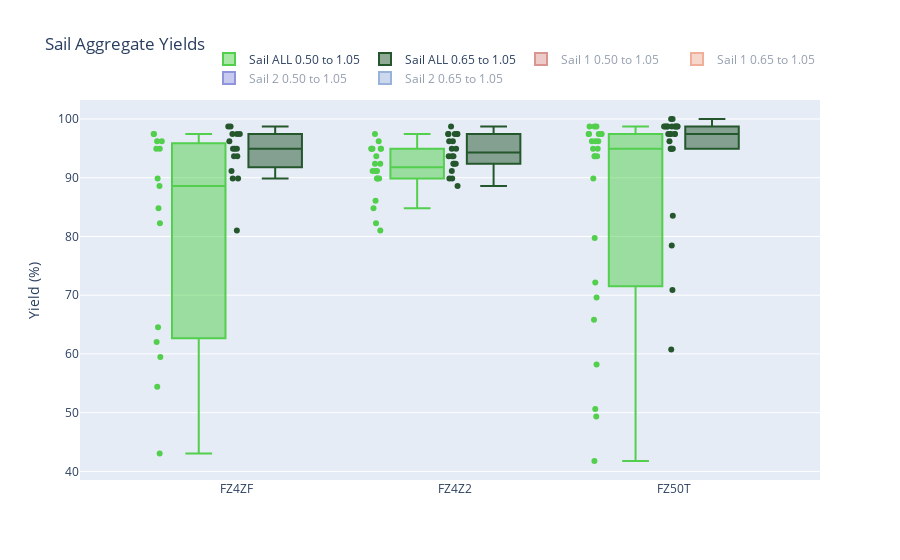

Source (notebook cell):
### Code cell
plot_sail_graphs(3)

### Figure 1 — Plotly figure (JSON) as saved in the notebook; plotly's stock layout.template omitted (floating-point values rounded to 4 significant figures)
{"data": [{"boxpoints": "all", "hovertemplate": "<b>%{text}</b><br>%{y:.2f}%", "marker": {"color": "#53cf4e"}, "name": "Sail ALL 0.50 to 1.05", "text": ["FZ4ZF-01", "FZ4ZF-05", "FZ4ZF-08", "FZ4ZF-13", "FZ4ZF-14", "FZ4ZF-02", "FZ4ZF-03", "FZ4ZF-04", "FZ4ZF-06", "FZ4ZF-07", "FZ4ZF-09", "FZ4ZF-10", "FZ4ZF-11", "FZ4ZF-12", "FZ4ZF-15", "FZ4Z2-01", "FZ4Z2-02", "FZ4Z2-03", "FZ4Z2-04", "FZ4Z2-05", "FZ4Z2-06", "FZ4Z2-07", "FZ4Z2-08", "FZ4Z2-09", "FZ4Z2-10", "FZ4Z2-11", "FZ4Z2-12", "FZ4Z2-13", "FZ4Z2-14", "FZ4Z2-15", "FZ4Z2-16", "FZ4Z2-17", "FZ4Z2-18", "FZ4Z2-19", "FZ4Z2-20", "FZ50T-01", "FZ50T-02", "FZ50T-03", "FZ50T-04", "FZ50T-05", "FZ50T-06", "FZ50T-07", "FZ50T-08", "FZ50T-09", "FZ50T-10", "FZ50T-11", "FZ50T-12", "FZ50T-13", "FZ50T-14", "FZ50T-15", "FZ50T-16", "FZ50T-17", "FZ50T-18", "FZ50T-19", "FZ50T-20", "FZ50T-21", "FZ50T-22", "FZ50T-23", "FZ50T-24", "FZ50T-25"], "type": "box", "visible": true, "x": ["FZ4ZF", "FZ4ZF", "FZ4ZF", "FZ4ZF", "FZ4ZF", "FZ4ZF", "FZ4ZF", "FZ4ZF", "FZ4ZF", "FZ4ZF", "FZ4ZF", "FZ4ZF", "FZ4ZF", "FZ4ZF", "FZ4ZF", "FZ4Z2", "FZ4Z2", "FZ4Z2", "FZ4Z2", "FZ4Z2", "FZ4Z2", "FZ4Z2", "FZ4Z2", "FZ4Z2", "FZ4Z2", "FZ4Z2", "FZ4Z2", "FZ4Z2", "FZ4Z2", "FZ4Z2", "FZ4Z2", "FZ4Z2", "FZ4Z2", "FZ4Z2", "FZ4Z2", "FZ50T", "FZ50T", "FZ50T", "FZ50T", "FZ50T", "FZ50T", "FZ50T", "FZ50T", "FZ50T", "FZ50T", "FZ50T", "FZ50T", "FZ50T", "FZ50T", "FZ50T", "FZ50T", "FZ50T", "FZ50T", "FZ50T", "FZ50T", "FZ50T", "FZ50T", "FZ50T", "FZ50T", "FZ50T"], "y": [89.87, 43.03, 96.2, 97.46, 62.02, 82.27, 59.49, 96.2, 64.55, 94.93, 88.6, 84.81, 54.43, 97.46, 94.93, 84.81, 89.87, 92.4, 89.87, 81.01, 97.46, 92.4, 94.93, 91.13, 94.93, 82.27, 94.93, 86.07, 91.13, 91.13, 94.93, 96.2, 94.93, 89.87, 93.67, 93.67, 89.87, 97.46, 50.63, 79.74, 41.77, 98.73, 97.46, 97.46, 94.93, 96.2, 98.73, 65.82, 93.67, 93.67, 97.46, 94.93, 58.22, 96.2, 96.2, 69.62, 72.15, 98.73, 49.36, 97.46]}, {"boxpoints": "all", "hovertemplate": "<b>%{text}</b><br>%{y:.2f}%", "marker": {"color": "#25572d"}, "name": "Sail ALL 0.65 to 1.05", "text": ["FZ4ZF-01", "FZ4ZF-05", "FZ4ZF-08", "FZ4ZF-13", "FZ4ZF-14", "FZ4ZF-02", "FZ4ZF-03", "FZ4ZF-04", "FZ4ZF-06", "FZ4ZF-07", "FZ4ZF-09", "FZ4ZF-10", "FZ4ZF-11", "FZ4ZF-12", "FZ4ZF-15", "FZ4Z2-01", "FZ4Z2-02", "FZ4Z2-03", "FZ4Z2-04", "FZ4Z2-05", "FZ4Z2-06", "FZ4Z2-07", "FZ4Z2-08", "FZ4Z2-09", "FZ4Z2-10", "FZ4Z2-11", "FZ4Z2-12", "FZ4Z2-13", "FZ4Z2-14", "FZ4Z2-15", "FZ4Z2-16", "FZ4Z2-17", "FZ4Z2-18", "FZ4Z2-19", "FZ4Z2-20", "FZ50T-01", "FZ50T-02", "FZ50T-03", "FZ50T-04", "FZ50T-05", "FZ50T-06", "FZ50T-07", "FZ50T-08", "FZ50T-09", "FZ50T-10", "FZ50T-11", "FZ50T-12", "FZ50T-13", "FZ50T-14", "FZ50T-15", "FZ50T-16", "FZ50T-17", "FZ50T-18", "FZ50T-19", "FZ50T-20", "FZ50T-21", "FZ50T-22", "FZ50T-23", "FZ50T-24", "FZ50T-25"], "type": "box", "visible": true, "x": ["FZ4ZF", "FZ4ZF", "FZ4ZF", "FZ4ZF", "FZ4ZF", "FZ4ZF", "FZ4ZF", "FZ4ZF", "FZ4ZF", "FZ4ZF", "FZ4ZF", "FZ4ZF", "FZ4ZF", "FZ4ZF", "FZ4ZF", "FZ4Z2", "FZ4Z2", "FZ4Z2", "FZ4Z2", "FZ4Z2", "FZ4Z2", "FZ4Z2", "FZ4Z2", "FZ4Z2", "FZ4Z2", "FZ4Z2", "FZ4Z2", "FZ4Z2", "FZ4Z2", "FZ4Z2", "FZ4Z2", "FZ4Z2", "FZ4Z2", "FZ4Z2", "FZ4Z2", "FZ50T", "FZ50T", "FZ50T", "FZ50T", "FZ50T", "FZ50T", "FZ50T", "FZ50T", "FZ50T", "FZ50T", "FZ50T", "FZ50T", "FZ50T", "FZ50T", "FZ50T", "FZ50T", "FZ50T", "FZ50T", "FZ50T", "FZ50T", "FZ50T", "FZ50T", "FZ50T", "FZ50T", "FZ50T"], "y": [89.87, 89.87, 98.73, 97.46, 94.93, 98.73, 81.01, 97.46, 94.93, 96.2, 93.67, 91.13, 93.67, 97.46, 94.93, 89.87, 96.2, 96.2, 93.67, 88.6, 97.46, 93.67, 94.93, 92.4, 97.46, 91.13, 98.73, 92.4, 93.67, 92.4, 94.93, 97.46, 97.46, 89.87, 97.46, 94.93, 94.93, 97.46, 97.46, 98.73, 60.75, 98.73, 97.46, 98.73, 98.73, 100, 98.73, 97.46, 96.2, 94.93, 98.73, 94.93, 98.73, 98.73, 100, 78.48, 83.54, 98.73, 70.88, 97.46]}, {"boxpoints": "all", "hovertemplate": "<b>%{text}</b><br>%{y:.2f}%", "marker": {"color": "#b53024"}, "name": "Sail 1 0.50 to 1.05", "text": ["FZ4ZF-01", "FZ4ZF-05", "FZ4ZF-08", "FZ4ZF-13", "FZ4ZF-14", "FZ4ZF-02", "FZ4ZF-03", "FZ4ZF-04", "FZ4ZF-06", "FZ4ZF-07", "FZ4ZF-09", "FZ4ZF-10", "FZ4ZF-11", "FZ4ZF-12", "FZ4ZF-15", "FZ4Z2-01", "FZ4Z2-02", "FZ4Z2-03", "FZ4Z2-04", "FZ4Z2-05", "FZ4Z2-06", "FZ4Z2-07", "FZ4Z2-08", "FZ4Z2-09", "FZ4Z2-10", "FZ4Z2-11", "FZ4Z2-12", "FZ4Z2-13", "FZ4Z2-14", "FZ4Z2-15", "FZ4Z2-16", "FZ4Z2-17", "FZ4Z2-18", "FZ4Z2-19", "FZ4Z2-20", "FZ50T-01", "FZ50T-02", "FZ50T-03", "FZ50T-04", "FZ50T-05", "FZ50T-06", "FZ50T-07", "FZ50T-08", "FZ50T-09", "FZ50T-10", "FZ50T-11", "FZ50T-12", "FZ50T-13", "FZ50T-14", "FZ50T-15", "FZ50T-16", "FZ50T-17", "FZ50T-18", "FZ50T-19", "FZ50T-20", "FZ50T-21", "FZ50T-22", "FZ50T-23", "FZ50T-24", "FZ50T-25"], "type": "box", "visible": "legendonly", "x": ["FZ4ZF", "FZ4ZF", "FZ4ZF", "FZ4ZF", "FZ4ZF", "FZ4ZF", "FZ4ZF", "FZ4ZF", "FZ4ZF", "FZ4ZF", "FZ4ZF", "FZ4ZF", "FZ4ZF", "FZ4ZF", "FZ4ZF", "FZ4Z2", "FZ4Z2", "FZ4Z2", "FZ4Z2", "FZ4Z2", "FZ4Z2", "FZ4Z2", "FZ4Z2", "FZ4Z2", "FZ4Z2", "FZ4Z2", "FZ4Z2", "FZ4Z2", "FZ4Z2", "FZ4Z2", "FZ4Z2", "FZ4Z2", "FZ4Z2", "FZ4Z2", "FZ4Z2", "FZ50T", "FZ50T", "FZ50T", "FZ50T", "FZ50T", "FZ50T", "FZ50T", "FZ50T", "FZ50T", "FZ50T", "FZ50T", "FZ50T", "FZ50T", "FZ50T", "FZ50T", "FZ50T", "FZ50T", "FZ50T", "FZ50T", "FZ50T", "FZ50T", "FZ50T", "FZ50T", "FZ50T", "FZ50T"], "y": [95.34, 67.44, 98.83, 100, 81.39, 86.04, 82.55, 97.67, 77.9, 96.51, 96.51, 94.18, 72.09, 98.83, 98.83, 88.37, 95.34, 94.18, 94.18, 91.86, 97.67, 96.51, 97.67, 94.18, 97.67, 90.69, 97.67, 90.69, 93.02, 95.34, 97.67, 97.67, 95.34, 95.34, 96.51, 98.83, 93.02, 97.67, 76.74, 88.37, 67.44, 98.83, 98.83, 98.83, 98.83, 98.83, 100, 82.55, 96.51, 96.51, 98.83, 97.67, 76.74, 97.67, 97.67, 82.55, 84.88, 98.83, 66.27, 97.67]}, {"boxpoints": "all", "hovertemplate": "<b>%{text}</b><br>%{y:.2f}%", "marker": {"color": "#e06234"}, "name": "Sail 1 0.65 to 1.05", "text": ["FZ4ZF-01", "FZ4ZF-05", "FZ4ZF-08", "FZ4ZF-13", "FZ4ZF-14", "FZ4ZF-02", "FZ4ZF-03", "FZ4ZF-04", "FZ4ZF-06", "FZ4ZF-07", "FZ4ZF-09", "FZ4ZF-10", "FZ4ZF-11", "FZ4ZF-12", "FZ4ZF-15", "FZ4Z2-01", "FZ4Z2-02", "FZ4Z2-03", "FZ4Z2-04", "FZ4Z2-05", "FZ4Z2-06", "FZ4Z2-07", "FZ4Z2-08", "FZ4Z2-09", "FZ4Z2-10", "FZ4Z2-11", "FZ4Z2-12", "FZ4Z2-13", "FZ4Z2-14", "FZ4Z2-15", "FZ4Z2-16", "FZ4Z2-17", "FZ4Z2-18", "FZ4Z2-19", "FZ4Z2-20", "FZ50T-01", "FZ50T-02", "FZ50T-03", "FZ50T-04", "FZ50T-05", "FZ50T-06", "FZ50T-07", "FZ50T-08", "FZ50T-09", "FZ50T-10", "FZ50T-11", "FZ50T-12", "FZ50T-13", "FZ50T-14", "FZ50T-15", "FZ50T-16", "FZ50T-17", "FZ50T-18", "FZ50T-19", "FZ50T-20", "FZ50T-21", "FZ50T-22", "FZ50T-23", "FZ50T-24", "FZ50T-25"], "type": "box", "visible": "legendonly", "x": ["FZ4ZF", "FZ4ZF", "FZ4ZF", "FZ4ZF", "FZ4ZF", "FZ4ZF", "FZ4ZF", "FZ4ZF", "FZ4ZF", "FZ4ZF", "FZ4ZF", "FZ4ZF", "FZ4ZF", "FZ4ZF", "FZ4ZF", "FZ4Z2", "FZ4Z2", "FZ4Z2", "FZ4Z2", "FZ4Z2", "FZ4Z2", "FZ4Z2", "FZ4Z2", "FZ4Z2", "FZ4Z2", "FZ4Z2", "FZ4Z2", "FZ4Z2", "FZ4Z2", "FZ4Z2", "FZ4Z2", "FZ4Z2", "FZ4Z2", "FZ4Z2", "FZ4Z2", "FZ50T", "FZ50T", "FZ50T", "FZ50T", "FZ50T", "FZ50T", "FZ50T", "FZ50T", "FZ50T", "FZ50T", "FZ50T", "FZ50T", "FZ50T", "FZ50T", "FZ50T", "FZ50T", "FZ50T", "FZ50T", "FZ50T", "FZ50T", "FZ50T", "FZ50T", "FZ50T", "FZ50T", "FZ50T"], "y": [95.34, 96.51, 100, 100, 97.67, 98.83, 93.02, 97.67, 97.67, 97.67, 97.67, 97.67, 97.67, 98.83, 98.83, 89.53, 98.83, 96.51, 96.51, 94.18, 97.67, 97.67, 97.67, 95.34, 97.67, 95.34, 97.67, 95.34, 93.02, 96.51, 97.67, 98.83, 96.51, 95.34, 98.83, 98.83, 95.34, 97.67, 100, 100, 79.06, 98.83, 98.83, 100, 100, 98.83, 100, 100, 97.67, 97.67, 98.83, 97.67, 100, 97.67, 98.83, 83.72, 89.53, 98.83, 84.88, 97.67]}, {"boxpoints": "all", "hovertemplate": "<b>%{text}</b><br>%{y:.2f}%", "marker": {"color": "#242bbd"}, "name": "Sail 2 0.50 to 1.05", "text": ["FZ4ZF-01", "FZ4ZF-05", "FZ4ZF-08", "FZ4ZF-13", "FZ4ZF-14", "FZ4ZF-02", "FZ4ZF-03", "FZ4ZF-04", "FZ4ZF-06", "FZ4ZF-07", "FZ4ZF-09", "FZ4ZF-10", "FZ4ZF-11", "FZ4ZF-12", "FZ4ZF-15", "FZ4Z2-01", "FZ4Z2-02", "FZ4Z2-03", "FZ4Z2-04", "FZ4Z2-05", "FZ4Z2-06", "FZ4Z2-07", "FZ4Z2-08", "FZ4Z2-09", "FZ4Z2-10", "FZ4Z2-11", "FZ4Z2-12", "FZ4Z2-13", "FZ4Z2-14", "FZ4Z2-15", "FZ4Z2-16", "FZ4Z2-17", "FZ4Z2-18", "FZ4Z2-19", "FZ4Z2-20", "FZ50T-01", "FZ50T-02", "FZ50T-03", "FZ50T-04", "FZ50T-05", "FZ50T-06", "FZ50T-07", "FZ50T-08", "FZ50T-09", "FZ50T-10", "FZ50T-11", "FZ50T-12", "FZ50T-13", "FZ50T-14", "FZ50T-15", "FZ50T-16", "FZ50T-17", "FZ50T-18", "FZ50T-19", "FZ50T-20", "FZ50T-21", "FZ50T-22", "FZ50T-23", "FZ50T-24", "FZ50T-25"], "type": "box", "visible": "legendonly", "x": ["FZ4ZF", "FZ4ZF", "FZ4ZF", "FZ4ZF", "FZ4ZF", "FZ4ZF", "FZ4ZF", "FZ4ZF", "FZ4ZF", "FZ4ZF", "FZ4ZF", "FZ4ZF", "FZ4ZF", "FZ4ZF", "FZ4ZF", "FZ4Z2", "FZ4Z2", "FZ4Z2", "FZ4Z2", "FZ4Z2", "FZ4Z2", "FZ4Z2", "FZ4Z2", "FZ4Z2", "FZ4Z2", "FZ4Z2", "FZ4Z2", "FZ4Z2", "FZ4Z2", "FZ4Z2", "FZ4Z2", "FZ4Z2", "FZ4Z2", "FZ4Z2", "FZ4Z2", "FZ50T", "FZ50T", "FZ50T", "FZ50T", "FZ50T", "FZ50T", "FZ50T", "FZ50T", "FZ50T", "FZ50T", "FZ50T", "FZ50T", "FZ50T", "FZ50T", "FZ50T", "FZ50T", "FZ50T", "FZ50T", "FZ50T", "FZ50T", "FZ50T", "FZ50T", "FZ50T", "FZ50T", "FZ50T"], "y": [93.33, 64.44, 97.77, 96.66, 78.88, 96.66, 73.33, 98.88, 83.33, 94.44, 92.22, 91.11, 70, 98.88, 94.44, 92.22, 95.55, 96.66, 94.44, 90, 97.77, 94.44, 94.44, 95.55, 96.66, 92.22, 95.55, 94.44, 97.77, 94.44, 96.66, 95.55, 98.88, 93.33, 95.55, 93.33, 92.22, 98.88, 70, 93.33, 63.33, 100, 98.88, 97.77, 95.55, 95.55, 98.88, 77.77, 96.66, 97.77, 96.66, 95.55, 73.33, 97.77, 97.77, 80, 86.66, 100, 71.11, 98.88]}, {"boxpoints": "all", "hovertemplate": "<b>%{text}</b><br>%{y:.2f}%", "marker": {"color": "#3667b5"}, "name": "Sail 2 0.65 to 1.05", "text": ["FZ4ZF-01", "FZ4ZF-05", "FZ4ZF-08", "FZ4ZF-13", "FZ4ZF-14", "FZ4ZF-02", "FZ4ZF-03", "FZ4ZF-04", "FZ4ZF-06", "FZ4ZF-07", "FZ4ZF-09", "FZ4ZF-10", "FZ4ZF-11", "FZ4ZF-12", "FZ4ZF-15", "FZ4Z2-01", "FZ4Z2-02", "FZ4Z2-03", "FZ4Z2-04", "FZ4Z2-05", "FZ4Z2-06", "FZ4Z2-07", "FZ4Z2-08", "FZ4Z2-09", "FZ4Z2-10", "FZ4Z2-11", "FZ4Z2-12", "FZ4Z2-13", "FZ4Z2-14", "FZ4Z2-15", "FZ4Z2-16", "FZ4Z2-17", "FZ4Z2-18", "FZ4Z2-19", "FZ4Z2-20", "FZ50T-01", "FZ50T-02", "FZ50T-03", "FZ50T-04", "FZ50T-05", "FZ50T-06", "FZ50T-07", "FZ50T-08", "FZ50T-09", "FZ50T-10", "FZ50T-11", "FZ50T-12", "FZ50T-13", "FZ50T-14", "FZ50T-15", "FZ50T-16", "FZ50T-17", "FZ50T-18", "FZ50T-19", "FZ50T-20", "FZ50T-21", "FZ50T-22", "FZ50T-23", "FZ50T-24", "FZ50T-25"], "type": "box", "visible": "legendonly", "x": ["FZ4ZF", "FZ4ZF", "FZ4ZF", "FZ4ZF", "FZ4ZF", "FZ4ZF", "FZ4ZF", "FZ4ZF", "FZ4ZF", "FZ4ZF", "FZ4ZF", "FZ4ZF", "FZ4ZF", "FZ4ZF", "FZ4ZF", "FZ4Z2", "FZ4Z2", "FZ4Z2", "FZ4Z2", "FZ4Z2", "FZ4Z2", "FZ4Z2", "FZ4Z2", "FZ4Z2", "FZ4Z2", "FZ4Z2", "FZ4Z2", "FZ4Z2", "FZ4Z2", "FZ4Z2", "FZ4Z2", "FZ4Z2", "FZ4Z2", "FZ4Z2", "FZ4Z2", "FZ50T", "FZ50T", "FZ50T", "FZ50T", "FZ50T", "FZ50T", "FZ50T", "FZ50T", "FZ50T", "FZ50T", "FZ50T", "FZ50T", "FZ50T", "FZ50T", "FZ50T", "FZ50T", "FZ50T", "FZ50T", "FZ50T", "FZ50T", "FZ50T", "FZ50T", "FZ50T", "FZ50T", "FZ50T"], "y": [93.33, 92.22, 98.88, 96.66, 96.66, 100, 88.88, 100, 95.55, 94.44, 95.55, 93.33, 95.55, 98.88, 94.44, 95.55, 96.66, 97.77, 95.55, 93.33, 97.77, 94.44, 94.44, 95.55, 98.88, 95.55, 98.88, 95.55, 100, 94.44, 96.66, 96.66, 100, 94.44, 96.66, 94.44, 96.66, 98.88, 96.66, 98.88, 75.55, 100, 98.88, 97.77, 97.77, 98.88, 98.88, 97.77, 97.77, 97.77, 98.88, 95.55, 97.77, 100, 100, 91.11, 92.22, 100, 80, 98.88]}], "layout": {"boxmode": "group", "legend": {"orientation": "h", "x": 1, "xanchor": "right", "y": 1.02, "yanchor": "bottom"}, "title": {"text": "Sail Aggregate Yields"}, "yaxis": {"title": {"text": "Yield (%)"}}}}
